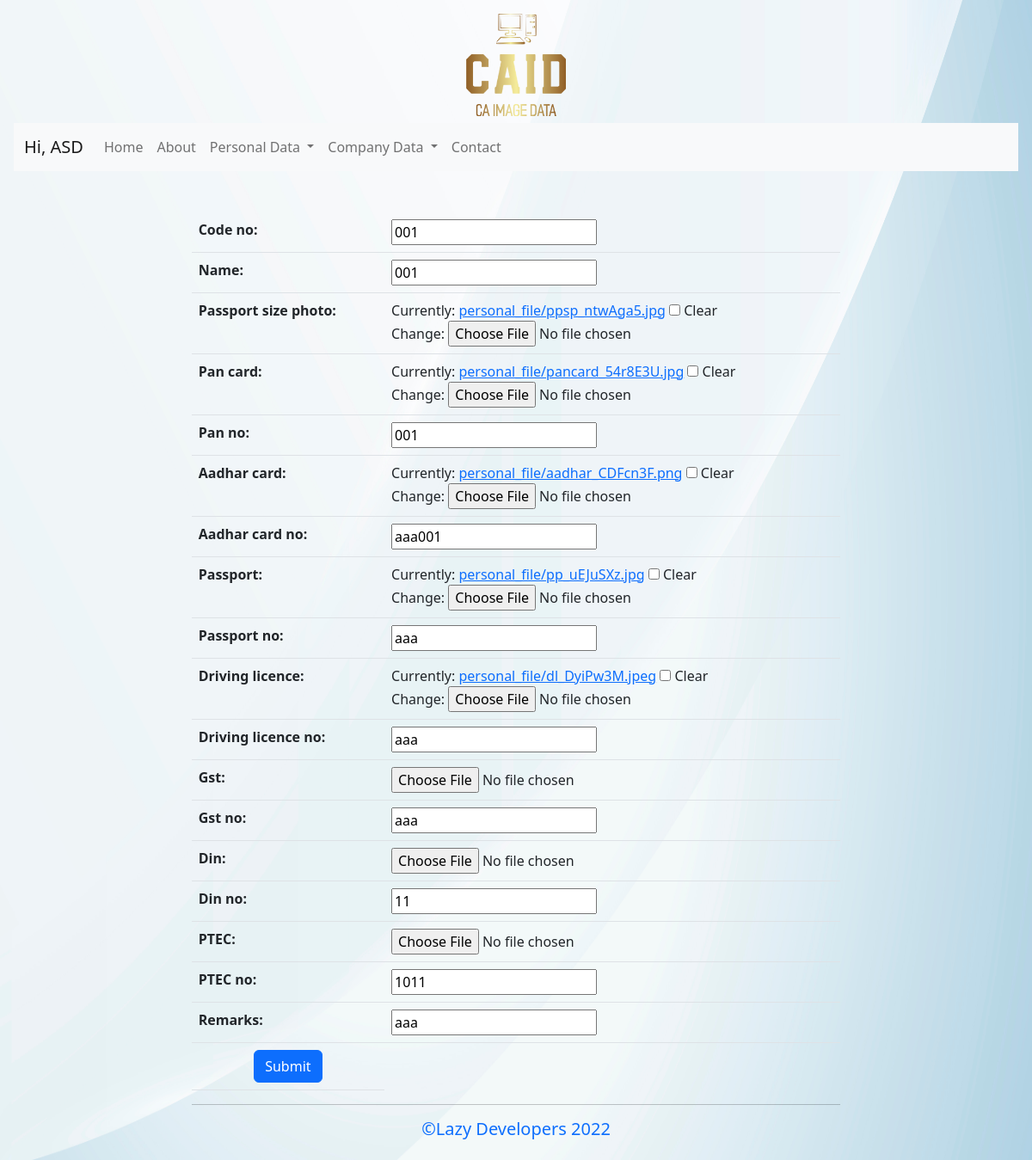
/personal_data_edit/001/, run on the app's committed database.
### Personal_Data/models.py (models this page shows, shortened)
class personal_file(models.Model):
    code_no =  models.CharField(max_length= 4, primary_key=True)
    name = models.CharField(max_length=50)
    passport_size_photo = models.FileField(upload_to='personal_file', blank=True, null=True)
    pan_card = models.FileField(upload_to='personal_file', blank=True, null=True)
    pan_no = models.CharField(max_length=50)
    aadhar_card = models.FileField(upload_to='personal_file', blank=True, null=True)
    aadhar_card_no = models.CharField(max_length=50)
    passport = models.FileField(upload_to='personal_file', blank=True, null=True)
    passport_no = models.CharField(max_length=50)
    driving_licence = models.FileField(upload_to='personal_file', blank=True, null=True)
    driving_licence_no = models.CharField(max_length=50)
    gst = models.FileField(upload_to='personal_file', blank=True, null=True)
    gst_no = models.CharField(max_length=50)
    din = models.FileField(upload_to='personal_file', blank=True, null=True)
    din_no = models.CharField(max_length=50, unique= True)
    PTEC = models.FileField(upload_to='personal_file', blank=True, null=True)
    PTEC_no = models.CharField(max_length=50)
    Remarks = models.CharField(max_length=300)

### Personal_Data/views.py (the view, shortened to what this page needs)
# urls.py: path('personal_data_edit/<str:id>/', views.personal_data_edit, name='personal_data_edit'),
def personal_data_edit(request, id):
    band = personal_file.objects.get(code_no=id)
    if request.method == 'POST':
        form = Add_Personal_Data(request.POST, request.FILES, instance=band)
        if form.is_valid():
            form.save()
            return redirect('personal_data', band.code_no)
    else:
        form = Add_Personal_Data(instance=band)
    return render(request,
                'update_data.html',
                {'form': form})

### Personal_Data/forms.py
class Add_Personal_Data(forms.ModelForm):
    class Meta:
        model = personal_file
        fields = "__all__"

### Personal_Data/templates/update_data.html (shortened to what this page needs)
{% extends "layout.html" %}
{% block content %}
  <div class="container col-lg-8 mt-5">
  <form action="" enctype="multipart/form-data" method="post">
    <table class="table">
		<tbody> {{ form.as_table }}
    <tr> <td style="text-align: center ">
		<input type="submit" class="btn btn-primary btnsubmit" value="Submit">
	</td> </tr>
</tbody>
</table>
</form>
{% endblock %}

### data on the page
personal_file: code_no "001", name "001", pan_no "001", aadhar_card_no "aaa001", passport_no "aaa", driving_licence_no "aaa", gst_no "aaa", din_no "11", PTEC_no "1011", Remarks "aaa"
